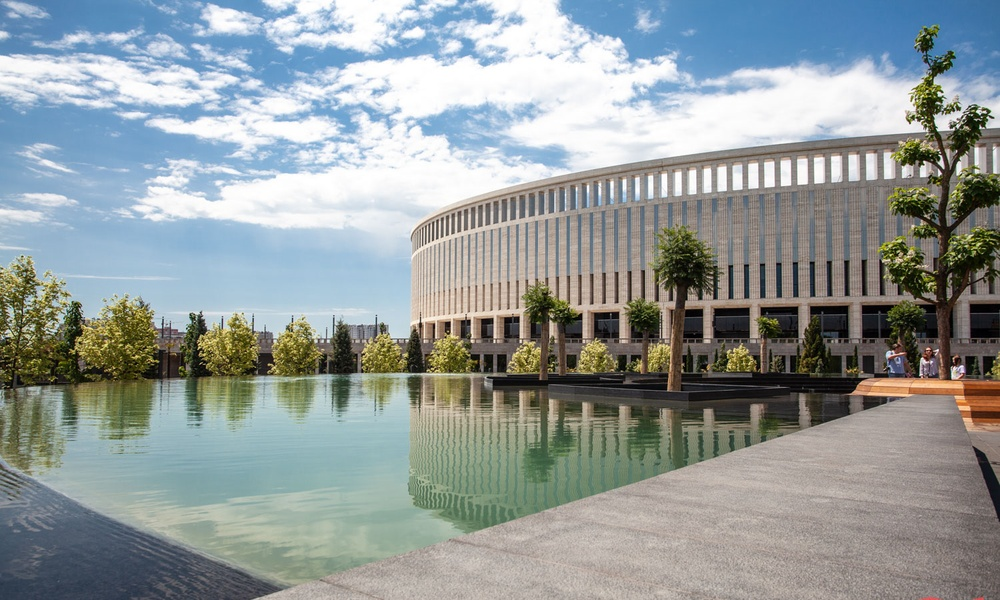
#> input picture LR1/2.jpg, 1000 x 600 px, shrunk from 1500 x 900 before the run, given in place of the camera
$ python task3.py
#> lines starting #> are read from the running program, lines starting #| are printed output that depends on the picture; after the words box and inside, x2 and y2 are one past the last pixel; in counts of white or black regions, pixels touching at a corner belong together
import cv2
import numpy as np

cap = cv2.VideoCapture(0)

while True:
    ret, frame = cap.read()
#> frame is the input picture: shape (600, 1000, 3); mean B, G, R 155.1, 155.1, 146.8
    hsv = cv2.cvtColor(frame, cv2.COLOR_BGR2HSV)
#> hsv: shape (600, 1000, 3); mean H, S, V 60.7, 55.4, 167.4

    #Определяем диапазон красного цвета в HSV
    lower_red = np.array([0, 0, 100])      #Min значения
    upper_red = np.array([100, 100, 255])  #Max значения

    mask = cv2.inRange(hsv, lower_red, upper_red)
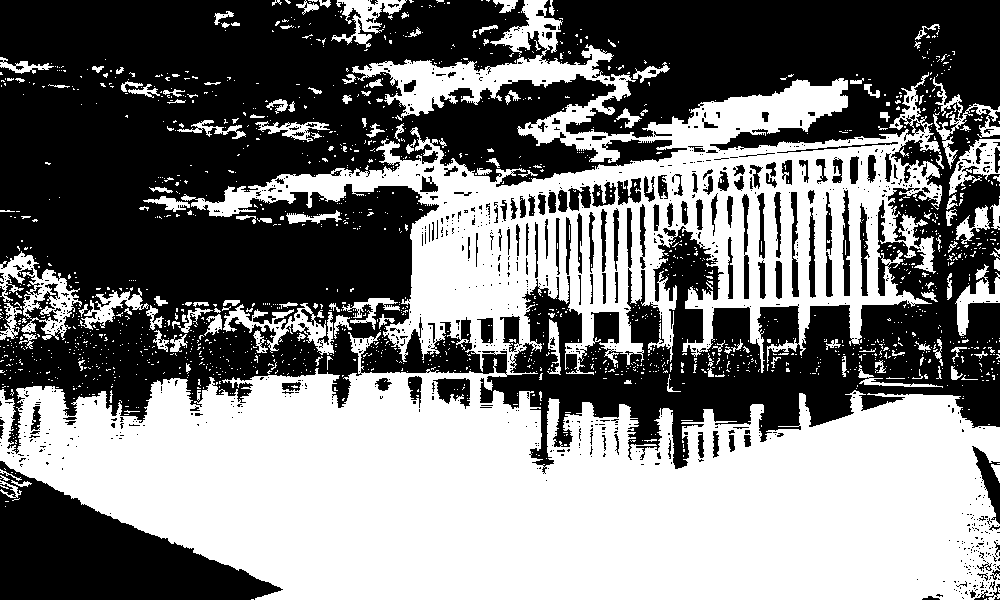
#> mask: shape (600, 1000); 48.3% white; 1722 white regions (1570 under 20 px), largest, box (x1, y1, x2, y2) and area: (0, 0, 1000, 600) 262609, (0, 251, 82, 340) 2517, (223, 303, 334, 355) 1863

    #Применяем маску на изображение
    res = cv2.bitwise_and(frame, frame, mask=mask)
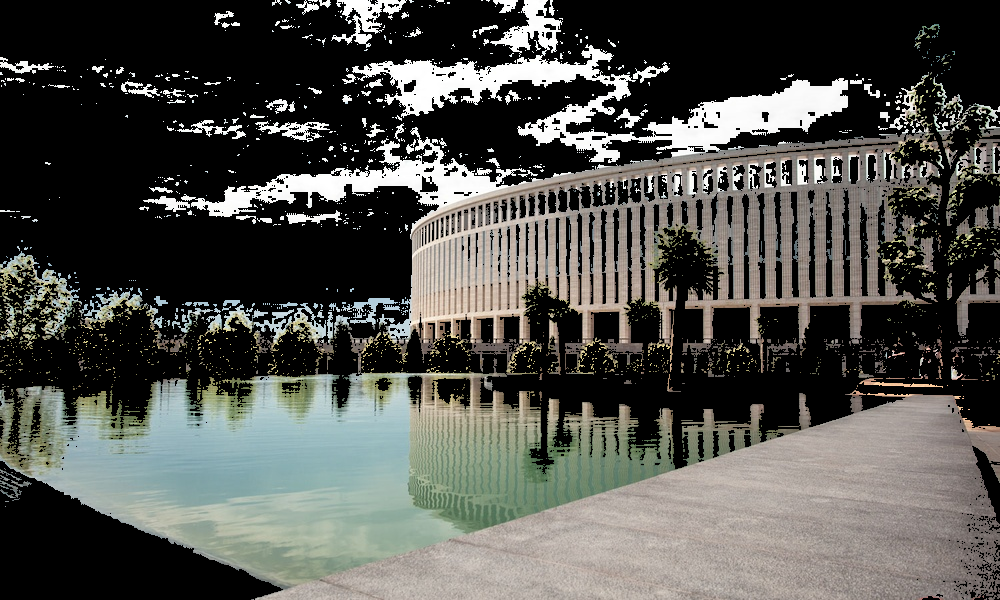
#> res: shape (600, 1000, 3); mean B, G, R 76.8, 81.3, 80.9

    #Структурирующий элемент, определяющий размер и форму области
    kernel = np.ones((5, 5), np.uint8)

    #Применяем операцию открытия, чтобы удалить шумы и мелкие объекты на изображении
    opening = cv2.morphologyEx(res, cv2.MORPH_OPEN, kernel)
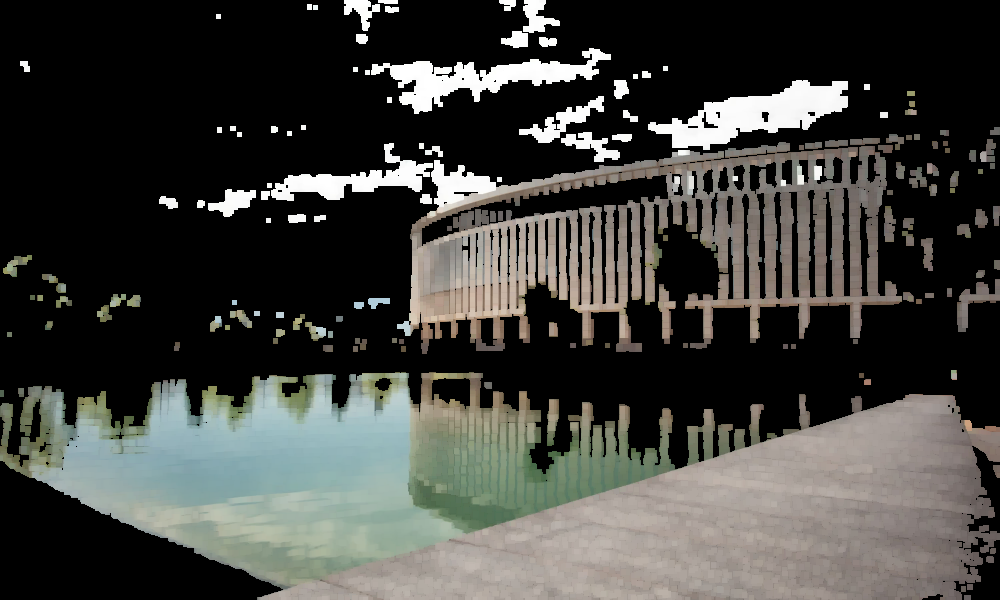
#> opening: shape (600, 1000, 3); mean B, G, R 62.3, 66.2, 65.8

    #Применяем операцию закрытия, чтобы заполнить маленькие пробелы и разрывы в объектах на изображении
    closing = cv2.morphologyEx(res, cv2.MORPH_CLOSE, kernel)
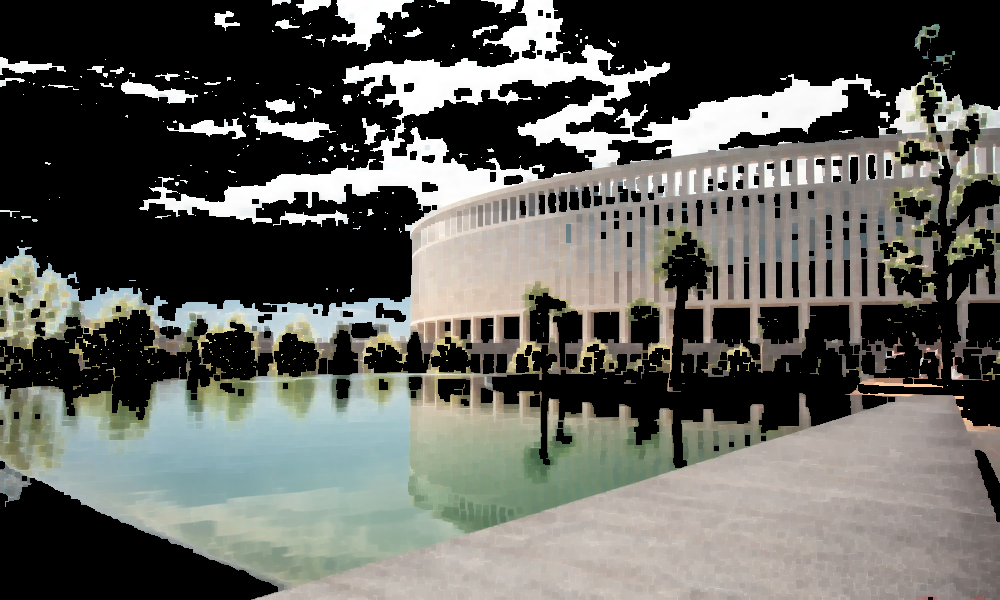
#> closing: shape (600, 1000, 3); mean B, G, R 90.6, 96, 95.6

    cv2.imshow('Opening', opening)
    cv2.imshow('Closing', closing)

    if cv2.waitKey(1) & 0xFF == 27:
#> (key Esc is pressed here)
        break

cap.release()
cv2.destroyAllWindows()
